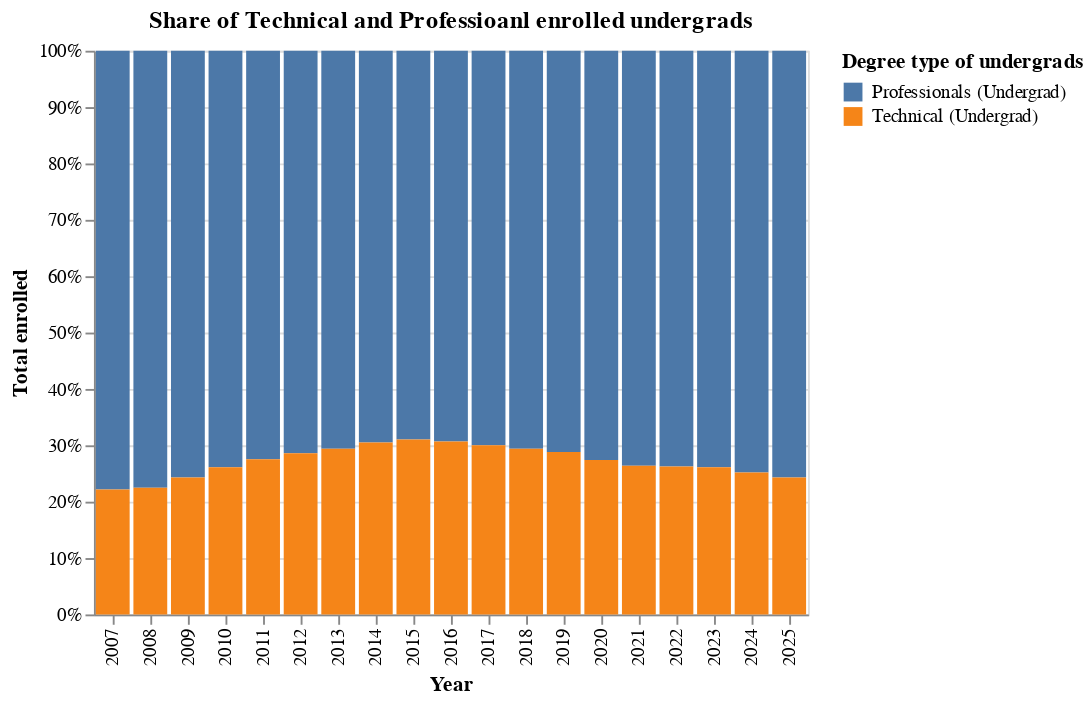

Notebook code cell kept with this figure:
### Markdown cell above
# **Second Chart: Out of undergrads, relation of professional and technical undergrads**

The following chart shows the relation out of undergrads of students studying
technical careers and professional careers

### Code cell
# Degrees to show


degrees = ["Carreras Profesionales", "Carreras Técnicas"]

# Data
cols_2 = ["año", "carrera clasificación nivel 2"]
df_2 = raw.groupby(cols_2)["total matrícula"].sum().reset_index()

# Cleaning the data
#df_2.rename(columns={"carrera clasificación nivel 2": "Degree type of undergrads"}, inplace=True)
df_2 = df_2[df_2["carrera clasificación nivel 2"].isin(degrees)]
df_2["carrera clasificación nivel 2"] = df_2.apply(translates_degree, axis=1)

chart_2 = alt.Chart(df_2).mark_bar().encode(
    x = alt.X("año:O", axis=alt.Axis(title="Year")),
    y = alt.Y("sum(total matrícula)", axis=alt.Axis(title="Total enrolled")).stack("normalize"),
    color = alt.Color("carrera clasificación nivel 2",
                      legend = alt.Legend(title="Degree type of undergrads"))).properties(
        title="Share of Technical and Professioanl enrolled undergrads"
    )

chart_2

### Figure 1 — Vega-Lite specification as saved in the notebook (floating-point values rounded to 4 significant figures)
{"config": {"view": {"continuousWidth": 300, "continuousHeight": 300}}, "data": {"name": "data-4d97b4ad01aaf1eefc454acc882384d4"}, "mark": {"type": "bar"}, "encoding": {"color": {"field": "carrera clasificación nivel 2", "legend": {"title": "Degree type of undergrads"}, "type": "nominal"}, "x": {"axis": {"title": "Year"}, "field": "año", "type": "ordinal"}, "y": {"aggregate": "sum", "axis": {"title": "Total enrolled"}, "field": "total matrícula", "stack": "normalize", "type": "quantitative"}}, "title": "Share of Technical and Professioanl enrolled undergrads", "$schema": "https://vega.github.io/schema/vega-lite/v5.20.1.json", "datasets": {"data-4d97b4ad01aaf1eefc454acc882384d4": [{"año": 2007, "carrera clasificación nivel 2": "Professionals (Undergrad)", "total matrícula": 582536}, {"año": 2007, "carrera clasificación nivel 2": "Technical (Undergrad)", "total matrícula": 165808}, {"año": 2008, "carrera clasificación nivel 2": "Professionals (Undergrad)", "total matrícula": 607433}, {"año": 2008, "carrera clasificación nivel 2": "Technical (Undergrad)", "total matrícula": 175916}, {"año": 2009, "carrera clasificación nivel 2": "Professionals (Undergrad)", "total matrícula": 643121}, {"año": 2009, "carrera clasificación nivel 2": "Technical (Undergrad)", "total matrícula": 206219}, {"año": 2010, "carrera clasificación nivel 2": "Professionals (Undergrad)", "total matrícula": 693162}, {"año": 2010, "carrera clasificación nivel 2": "Technical (Undergrad)", "total matrícula": 245096}, {"año": 2011, "carrera clasificación nivel 2": "Professionals (Undergrad)", "total matrícula": 735746}, {"año": 2011, "carrera clasificación nivel 2": "Technical (Undergrad)", "total matrícula": 279331}, {"año": 2012, "carrera clasificación nivel 2": "Professionals (Undergrad)", "total matrícula": 760397}, {"año": 2012, "carrera clasificación nivel 2": "Technical (Undergrad)", "total matrícula": 304419}, {"año": 2013, "carrera clasificación nivel 2": "Professionals (Undergrad)", "total matrícula": 786804}, {"año": 2013, "carrera clasificación nivel 2": "Technical (Undergrad)", "total matrícula": 327473}, {"año": 2014, "carrera clasificación nivel 2": "Professionals (Undergrad)", "total matrícula": 795516}, {"año": 2014, "carrera clasificación nivel 2": "Technical (Undergrad)", "total matrícula": 348865}, {"año": 2015, "carrera clasificación nivel 2": "Professionals (Undergrad)", "total matrícula": 804030}, {"año": 2015, "carrera clasificación nivel 2": "Technical (Undergrad)", "total matrícula": 361876}, {"año": 2016, "carrera clasificación nivel 2": "Professionals (Undergrad)", "total matrícula": 816766}, {"año": 2016, "carrera clasificación nivel 2": "Technical (Undergrad)", "total matrícula": 361714}, {"año": 2017, "carrera clasificación nivel 2": "Professionals (Undergrad)", "total matrícula": 824023}, {"año": 2017, "carrera clasificación nivel 2": "Technical (Undergrad)", "total matrícula": 353269}, {"año": 2018, "carrera clasificación nivel 2": "Professionals (Undergrad)", "total matrícula": 838750}, {"año": 2018, "carrera clasificación nivel 2": "Technical (Undergrad)", "total matrícula": 349295}, {"año": 2019, "carrera clasificación nivel 2": "Professionals (Undergrad)", "total matrícula": 850249}, {"año": 2019, "carrera clasificación nivel 2": "Technical (Undergrad)", "total matrícula": 344210}, {"año": 2020, "carrera clasificación nivel 2": "Professionals (Undergrad)", "total matrícula": 836093}, {"año": 2020, "carrera clasificación nivel 2": "Technical (Undergrad)", "total matrícula": 315741}, {"año": 2021, "carrera clasificación nivel 2": "Professionals (Undergrad)", "total matrícula": 886690}, {"año": 2021, "carrera clasificación nivel 2": "Technical (Undergrad)", "total matrícula": 317686}, {"año": 2022, "carrera clasificación nivel 2": "Professionals (Undergrad)", "total matrícula": 895676}, {"año": 2022, "carrera clasificación nivel 2": "Technical (Undergrad)", "total matrícula": 318335}, {"año": 2023, "carrera clasificación nivel 2": "Professionals (Undergrad)", "total matrícula": 923326}, {"año": 2023, "carrera clasificación nivel 2": "Technical (Undergrad)", "total matrícula": 326093}, {"año": 2024, "carrera clasificación nivel 2": "Professionals (Undergrad)", "total matrícula": 955672}, {"año": 2024, "carrera clasificación nivel 2": "Technical (Undergrad)", "total matrícula": 321939}, {"año": 2025, "carrera clasificación nivel 2": "Professionals (Undergrad)", "total matrícula": 1005158}, {"año": 2025, "carrera clasificación nivel 2": "Technical (Undergrad)", "total matrícula": 322186}]}}
